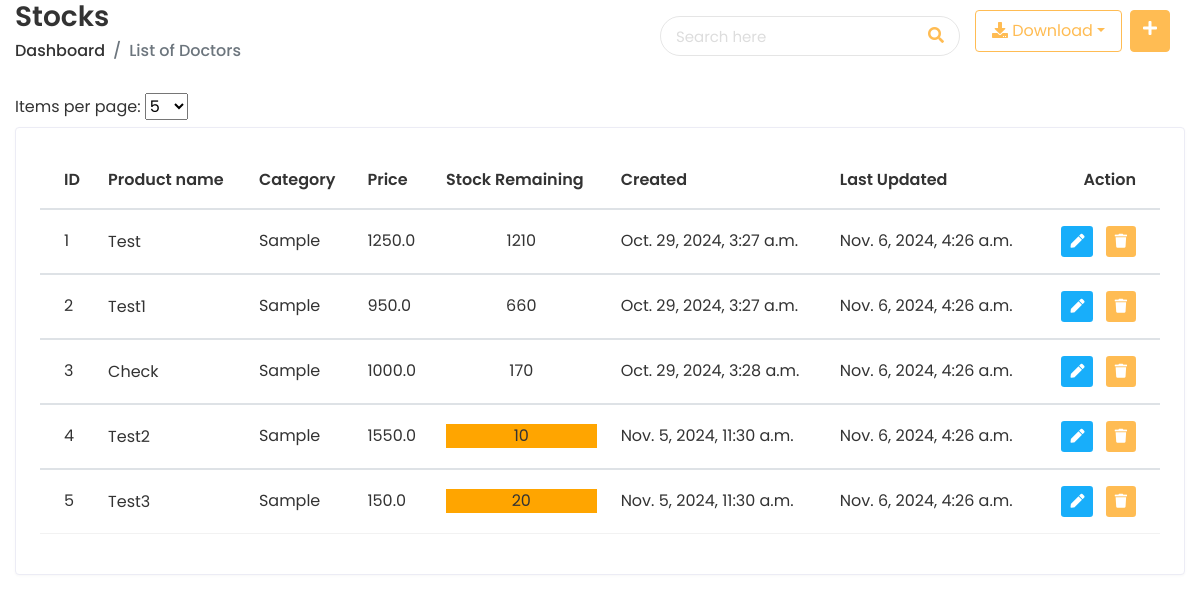
Page /app/stockList/ (signed in) on the earlier database version.
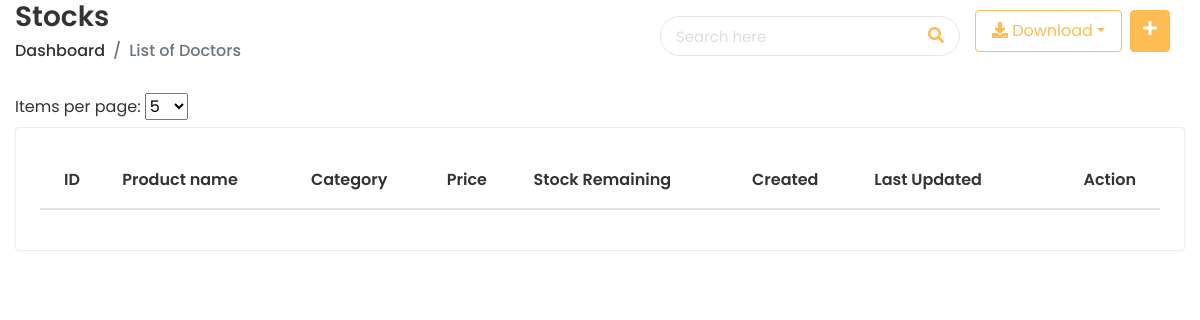
Same page on the later database version.
### doctor/models.py (models this page shows, shortened)
class Stock(models.Model):
    item_name = models.CharField(max_length=200, unique=True, blank=True, null=True,)
    slug = models.SlugField(max_length=200, blank=True, null=True, unique=True)
    description = models.CharField(max_length=500, blank=True)
    category = models.ForeignKey(Category, blank=True, null=True, on_delete=models.CASCADE)
    price = models.FloatField(blank=True, null=True, validators=[MinValueValidator(0.0)])
    stock = models.PositiveIntegerField(default=0)
    reorder_stock = models.PositiveIntegerField(default=0)
    stock_reorder_level = models.PositiveIntegerField(default=0)
    is_available = models.BooleanField(default=True)
    created = models.DateTimeField(auto_now_add=True, auto_now=False)
    last_updated = models.DateTimeField(auto_now_add=False, auto_now=True)

class Category(models.Model):
    name = models.CharField(max_length=50, blank=True, null=True)
    slug = models.SlugField(max_length=200, blank=True, null=True, unique=True)

### doctor/views.py (the view)
# urls.py: path("stockList/", views.stock_list, name="stock_list"),
@login_required
@login_required
def stock_list(request):
    page_size = int(request.GET.get('page_size', getattr(settings, 'PAGE_SIZE', 5)))
    page = request.GET.get('page', 1)
    search_query = request.GET.get('search', '')
    sort_by = request.GET.get('sort_by', 'id')
    sort_order = request.GET.get('sort_order', 'asc')
    valid_sort_fields = ['id', 'item_name', 'category', 'price', 'stock', 'created', 'last_updated']
    if sort_by not in valid_sort_fields:
        sort_by = 'id'
    items = Stock.objects.filter(
        Q(id__icontains=search_query),
        Q(item_name__icontains=search_query)
    )
    if sort_order == 'desc':
        items = items.order_by(f'-{sort_by}')
    else:
        items = items.order_by(sort_by)
    paginator = Paginator(items, page_size)
    try:
        stock_page = paginator.page(page)
    except PageNotAnInteger:
        stock_page = paginator.page(1)
    context = {
        'stock_page': stock_page,
        'page_size': page_size,
        'search_query': search_query,
        'sort_by': sort_by,
        'sort_order': sort_order,
        }
    return render(request, "pharmaceuticals/stock_list.html", context)

### templates/pharmaceuticals/stock_list.html (shortened to what the changed rows need)
{% extends 'home/base-login.html' %}
{% load compress static %}
{% block content %}
      <div class="content container-fluid">
     <div class="row">
        <div class="col-sm-12">
           <div class="card card-table">
              <div class="card-body">
                 <div class="table">
                    <table class="table table-hover table-center mb-0 sortable">
                       <thead>
                          <tr>
                             <th>ID</th>
                             <th>Product name</th>
                             <th>Category</th>
                             <th>Price</th>
                             <th>Stock Remaining</th>
                             <th>Created</th>
                             <th>Last Updated</th>
                             <th class="text-right">Action</th>
                          </tr>
                       </thead>
                       {% for data in stock_page %}
                       <tbody>
                          <tr>
                             <td>{{ data.id }}</td>
                             <td>
                              <h2 class="#">
                              <a href="{% url 'stock_profile' data.id %}">{{ data.item_name }}</a>
                              </h2>
                             </td>
                             <td>
                                {{ data.category.name }}
                             </td>
                             <td>
                              {{ data.price }}
                           </td>
                             <td  align="center">
                                 {% if data.stock <= data.stock_reorder_level %}
                                    <div style="background-color: orange;"> {{ data.stock }} </div>
                                 {% else %}
                                    {{ data.stock }}
                                 {% endif %}
                             </td>
                             <td>
                                {{ data.created }}
                             </td>
                             <td>
                              {{ data.last_updated }}
                           </td>
                             <td class="text-right">
                                <div class="actions">
                                   <a href="{% url 'stock_edit' data.id %}" class="btn btn-sm bg-success-light mr-2">
                                   <i class="fas fa-pen"></i>
                                   </a>
                                   <a href="#" class="btn btn-sm bg-danger-light" onclick="confirmDelete('{{ data.item_name }}', '{{ data.id }}')">
                                   <i class="fas fa-trash"></i>
                                   </a>
                                </div>
                             </td>
                          </tr>
                       </tbody>
                       {% endfor %}
                    </table>
                 </div>
              </div>
            </div>
         </div>
   <link href="https://cdn.jsdelivr.net/gh/tofsjonas/sortable@latest/sortable.min.css" rel="stylesheet" />
  {% endblock %}

Differences in the rows shown:
removed Stock: id "1", item_name "Test", category.name "Sample", price "1250.0", stock "1210", created "Oct. 29, 2024, 3:27 a.m.", last_updated "Nov. 6, 2024, 4:26 a.m."
removed Stock: id "2", item_name "Test1", category.name "Sample", price "950.0", stock "660", created "Oct. 29, 2024, 3:27 a.m.", last_updated "Nov. 6, 2024, 4:26 a.m."
removed Stock: id "3", item_name "Check", category.name "Sample", price "1000.0", stock "170", created "Oct. 29, 2024, 3:28 a.m.", last_updated "Nov. 6, 2024, 4:26 a.m."
removed Stock: id "4", item_name "Test2", category.name "Sample", price "1550.0", stock "10", created "Nov. 5, 2024, 11:30 a.m.", last_updated "Nov. 6, 2024, 4:26 a.m."
removed Stock: id "5", item_name "Test3", category.name "Sample", price "150.0", stock "20", created "Nov. 5, 2024, 11:30 a.m.", last_updated "Nov. 6, 2024, 4:26 a.m."
